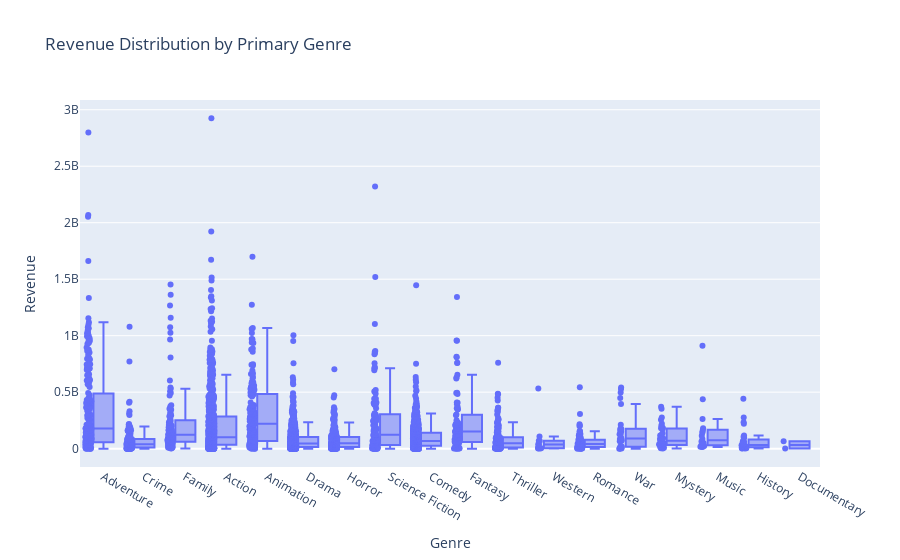

Notebook code cell kept with this figure:
### Code cell
# 3. Box Plot: Revenue by Genre
fig3 = px.box(df_movies, x='genre1', y='revenue', points="all",
              title='Revenue Distribution by Primary Genre')
fig3.update_layout(xaxis_title='Genre', yaxis_title='Revenue')
fig3.show()

### Figure 1 — Plotly figure (JSON) as saved in the notebook; plotly's stock layout.template omitted (floating-point values rounded to 4 significant figures; data arrays with more than 128 entries replaced by an {"elided": "..."} marker saying what was removed)
{"data": [{"alignmentgroup": "True", "boxpoints": "all", "hovertemplate": "genre1=%{x}<br>revenue=%{y}<extra></extra>", "legendgroup": "", "marker": {"color": "#636efa"}, "name": "", "notched": false, "offsetgroup": "", "orientation": "v", "showlegend": false, "type": "box", "x": {"elided": "3145 str values"}, "x0": " ", "xaxis": "x", "y": {"elided": "3145 int values"}, "y0": " ", "yaxis": "y"}], "layout": {"boxmode": "group", "legend": {"tracegroupgap": 0}, "title": {"text": "Revenue Distribution by Primary Genre"}, "xaxis": {"anchor": "y", "domain": [0, 1], "title": {"text": "Genre"}}, "yaxis": {"anchor": "x", "domain": [0, 1], "title": {"text": "Revenue"}}}}
